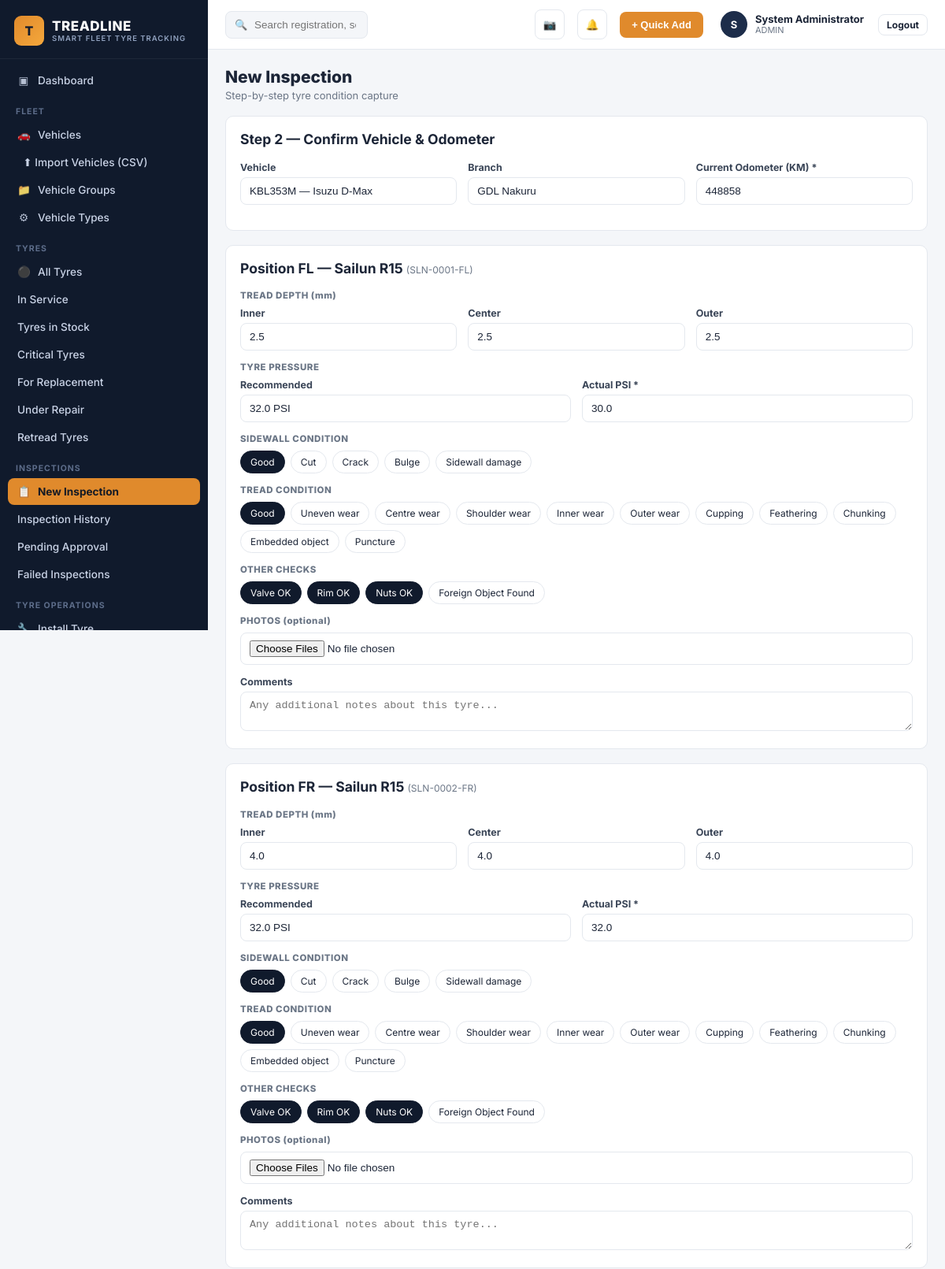
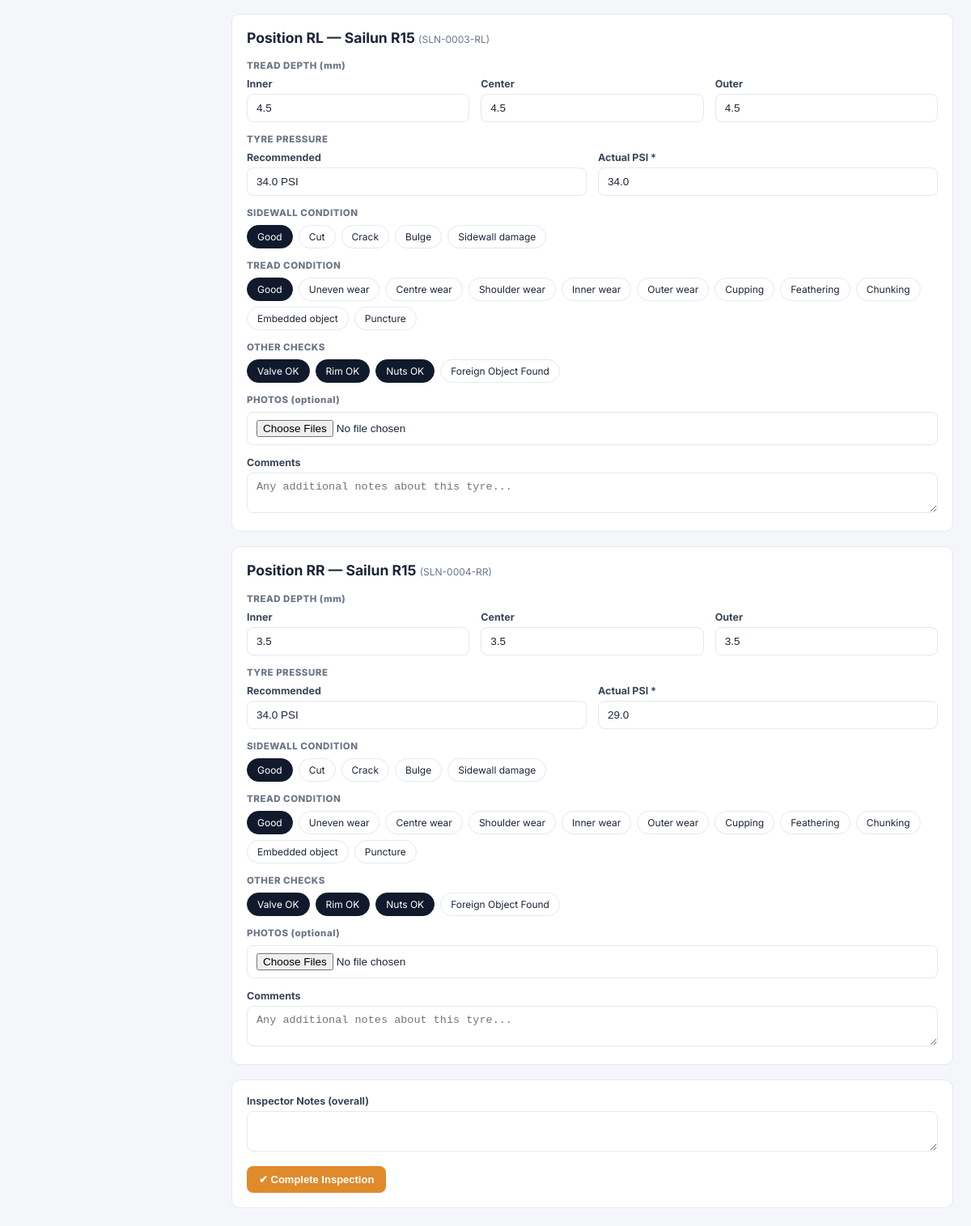
/inspection_new.php?vehicle_id=1 (signed in), run on the app's committed database (2 pictures, top to bottom).
### tables this page shows
CREATE TABLE users (
    id INT AUTO_INCREMENT PRIMARY KEY,
    full_name VARCHAR(150) NOT NULL,
    username VARCHAR(100) UNIQUE NOT NULL,
    email VARCHAR(150) UNIQUE,
    password_hash VARCHAR(255) NOT NULL,
    role_id INT NOT NULL,
    branch_id INT NULL,
    phone VARCHAR(30),
    status ENUM('ACTIVE','SUSPENDED') DEFAULT 'ACTIVE',
    remember_token VARCHAR(255) NULL,
    reset_token VARCHAR(255) NULL,
    reset_expires DATETIME NULL,
    last_login DATETIME NULL,
    created_at DATETIME DEFAULT CURRENT_TIMESTAMP,
    FOREIGN KEY (role_id) REFERENCES roles(id)
);

CREATE TABLE roles (
    id INT AUTO_INCREMENT PRIMARY KEY,
    name VARCHAR(50) UNIQUE NOT NULL,
    description VARCHAR(255)
);

CREATE TABLE vehicles (
    id INT AUTO_INCREMENT PRIMARY KEY,
    plate_number VARCHAR(30) UNIQUE NOT NULL,
    fleet_number VARCHAR(30),
    vehicle_type_id INT NOT NULL,
    make VARCHAR(60),
    model VARCHAR(60),
    year YEAR,
    vin VARCHAR(60),
    branch_id INT NOT NULL,
    department VARCHAR(100),
    driver_name VARCHAR(150),
    current_mileage INT DEFAULT 0,
    mileage_reading_date DATE,
    status ENUM('ACTIVE','MAINTENANCE','OUT_OF_SERVICE','SOLD','ARCHIVED') DEFAULT 'ACTIVE',
    spare_count INT NOT NULL DEFAULT 1,
    towed_by_vehicle_id INT NULL COMMENT 'For trailers: the truck/prime mover that tows this trailer, if any',
    photo VARCHAR(255),
    date_added DATE DEFAULT (CURRENT_DATE),
    created_at DATETIME DEFAULT CURRENT_TIMESTAMP,
    FOREIGN KEY (vehicle_type_id) REFERENCES vehicle_types(id),
    FOREIGN KEY (branch_id) REFERENCES branches(id),
    FOREIGN KEY (towed_by_vehicle_id) REFERENCES vehicles(id)
);

CREATE TABLE branches (
    id INT AUTO_INCREMENT PRIMARY KEY,
    name VARCHAR(150) NOT NULL,
    code VARCHAR(30) UNIQUE NOT NULL,
    location VARCHAR(150),
    manager VARCHAR(150),
    contact VARCHAR(60),
    status ENUM('ACTIVE','INACTIVE') DEFAULT 'ACTIVE',
    created_at DATETIME DEFAULT CURRENT_TIMESTAMP
);

CREATE TABLE tyres (
    id INT AUTO_INCREMENT PRIMARY KEY,
    serial_number VARCHAR(100) UNIQUE NOT NULL,
    branding_code VARCHAR(100),
    brand VARCHAR(80) NOT NULL,
    model VARCHAR(80),
    size VARCHAR(30) NOT NULL,
    type ENUM('NEW','RETREAD','USED') DEFAULT 'NEW',
    new_tread_mm DECIMAL(4,1) NOT NULL DEFAULT 8.0,
    recommended_psi DECIMAL(5,1) NOT NULL DEFAULT 32.0,
    load_rating VARCHAR(20),
    speed_rating VARCHAR(10),
    purchase_date DATE,
    supplier_id INT,
    purchase_price DECIMAL(12,2) DEFAULT 0,
    warranty_info VARCHAR(150),
    expected_mileage INT DEFAULT 60000,
    expected_lifespan_days INT DEFAULT 730,
    storage_location VARCHAR(100),
     
    status ENUM('STOCK','IN_SERVICE','UNDER_REPAIR','RETREAD','REMOVED','SCRAP') DEFAULT 'STOCK',
     
    current_vehicle_id INT NULL,
    current_position VARCHAR(10) NULL,
    current_tread_mm DECIMAL(4,1) NULL,
    current_psi DECIMAL(5,1) NULL,
    install_odometer INT NULL,
    total_repairs INT DEFAULT 0,
    total_retreads INT DEFAULT 0,
    date_added DATE DEFAULT (CURRENT_DATE),
    created_at DATETIME DEFAULT CURRENT_TIMESTAMP,
    updated_at DATETIME DEFAULT CURRENT_TIMESTAMP ON UPDATE CURRENT_TIMESTAMP,
    FOREIGN KEY (supplier_id) REFERENCES suppliers(id),
    FOREIGN KEY (current_vehicle_id) REFERENCES vehicles(id)
);

### includes/functions.php (called while the page is built, shortened)
<?php
function current_user(): ?array {
    static $cache = null;
    if ($cache !== null) return $cache;
    $stmt = db()->prepare("SELECT u.*, r.name AS role_name, b.name AS branch_name
                           FROM users u JOIN roles r ON u.role_id = r.id
                           LEFT JOIN branches b ON u.branch_id = b.id
                           WHERE u.id = ?");
    $stmt->execute([$_SESSION['user_id']]);
    $cache = $stmt->fetch() ?: null;
    return $cache;
}
function require_role(array $roles): void {
    $u = current_user();
}
function e(?string $s): string { return htmlspecialchars($s ?? '', ENT_QUOTES, 'UTF-8'); }

### config/db.php (called while the page is built, shortened)
<?php
function db(): PDO {
    static $pdo = null;
    if ($pdo === null) {
        try {
            $pdo = new PDO(
                "mysql:host=" . DB_HOST . ";dbname=" . DB_NAME . ";charset=utf8mb4",
                DB_USER,
                DB_PASS,
                [
                    PDO::ATTR_ERRMODE => PDO::ERRMODE_EXCEPTION,
                    PDO::ATTR_DEFAULT_FETCH_MODE => PDO::FETCH_ASSOC,
                    PDO::ATTR_EMULATE_PREPARES => false,
                ]
            );
        } catch (PDOException $e) {
            http_response_code(500);
            die('<h2>Database connection failed</h2><p>' . htmlspecialchars($e->getMessage()) . '</p><p>Check <code>config/db.php</code> and run <code>sql/schema.sql</code> first. See README.md.</p>');
        }
    }
    return $pdo;
}

### inspection_new.php (the view, shortened to what this page needs)
<?php
require_role(['ADMIN','FLEET_MANAGER','TYRE_INSPECTOR','SUPERVISOR']);
$vehicleId = (int)($_GET['vehicle_id'] ?? 0);
$vehicle = null; $fitted = [];
if ($vehicleId) {
    $stmt = db()->prepare("SELECT v.*, b.name AS branch_name FROM vehicles v LEFT JOIN branches b ON b.id=v.branch_id WHERE v.id=?");
    $stmt->execute([$vehicleId]);
    $vehicle = $stmt->fetch();
    if ($vehicle) {
        $tt = db()->prepare("SELECT * FROM tyres WHERE current_vehicle_id=? AND status='IN_SERVICE' ORDER BY current_position");
        $tt->execute([$vehicleId]);
        $fitted = $tt->fetchAll();
    }
}
include __DIR__ . '/includes/head.php';
include __DIR__ . '/includes/sidebar.php';
?>
<div class="tl-main">
<?php include __DIR__ . '/includes/topbar.php'; ?>
<div class="tl-content">
  <div class="tl-page-head"><div><h1>New Inspection</h1><div class="sub">Step-by-step tyre condition capture</div></div></div>
  <?php if (!$vehicle): ?>
    <div class="tl-card" style="max-width:520px;">
      <h3 style="margin-top:0;">Step 1 — Select Vehicle</h3>
      <form method="get" action="inspection_new.php" style="margin-top:14px;">
        <label class="form-label">Search plate number</label>
        <input class="form-control" name="plate" placeholder="e.g. KBL353M" style="margin-bottom:12px;">
        <button class="btn btn-accent" type="submit" formaction="javascript:void(0)" onclick="findVehicle()">Continue</button>
        <button type="button" class="btn btn-outline" onclick="location.href='scan.php?next=inspection'">📷 Scan Vehicle/Tyre QR</button>
      </form>
      <div id="searchResults" style="margin-top:14px;"></div>
    </div>
    <script>
    async function findVehicle(){
      const plate = document.querySelector('[name=plate]').value;
      const res = await fetch('api/vehicle_lookup.php?q='+encodeURIComponent(plate));
      const data = await res.json();
      const box = document.getElementById('searchResults');
      if (data.vehicles && data.vehicles.length) {
        box.innerHTML = data.vehicles.map(v => `<a href="inspection_new.php?vehicle_id=${v.id}" class="tl-link" style="display:block;padding:10px;border:1px solid #eee;border-radius:8px;margin-bottom:6px;">${v.plate_number} — ${v.make} ${v.model}</a>`).join('');
      } else { box.innerHTML = '<p class="text-muted">No matching vehicle. <a href="vehicles.php">Add a new vehicle</a>.</p>'; }
    }
    </script>
  <?php else: ?>
    <form id="inspectionForm">
      <div class="tl-card" style="margin-bottom:18px;">
        <h3 style="margin-top:0;">Step 2 — Confirm Vehicle & Odometer</h3>
        <div class="form-row">
          <div><label class="form-label">Vehicle</label><input class="form-control" value="<?= e($vehicle['plate_number'].' — '.$vehicle['make'].' '.$vehicle['model']) ?>" disabled></div>
          <div><label class="form-label">Branch</label><input class="form-control" value="<?= e($vehicle['branch_name']) ?>" disabled></div>
          <div><label class="form-label">Current Odometer (KM) *</label><input class="form-control" name="odometer" required value="<?= (int)$vehicle['current_mileage'] ?>"></div>
        </div>
      </div>
      <?php foreach ($fitted as $i => $t): ?>
      <div class="tl-card" style="margin-bottom:18px;" data-tyre-id="<?= $t['id'] ?>">
        <h3 style="margin-top:0;">Position <?= e($t['current_position']) ?> — <?= e($t['brand'].' '.$t['size']) ?> <span class="text-muted" style="font-size:12px;font-weight:400;">(<?= e($t['serial_number']) ?>)</span></h3>
        <div class="checklist-group">
          <div class="title">TREAD DEPTH (mm)</div>
          <div class="form-row">
            <div><label class="form-label">Inner</label><input class="form-control tread-inner" type="number" step="0.1" value="<?= $t['current_tread_mm'] ?>"></div>
            <div><label class="form-label">Center</label><input class="form-control tread-center" type="number" step="0.1" value="<?= $t['current_tread_mm'] ?>"></div>
            <div><label class="form-label">Outer</label><input class="form-control tread-outer" type="number" step="0.1" value="<?= $t['current_tread_mm'] ?>"></div>
          </div>
        </div>
        <div class="checklist-group">
          <div class="title">TYRE PRESSURE</div>
          <div class="form-row">
            <div><label class="form-label">Recommended</label><input class="form-control" value="<?= $t['recommended_psi'] ?> PSI" disabled></div>
            <div><label class="form-label">Actual PSI *</label><input class="form-control psi-actual" type="number" step="0.1" value="<?= $t['current_psi'] ?>"></div>
          </div>
        </div>
        <div class="checklist-group">
          <div class="title">SIDEWALL CONDITION</div>
          <div class="chip-options sidewall-group">
            <?php foreach (['Good','Cut','Crack','Bulge','Sidewall damage'] as $o): ?>
              <label class="chip <?= $o==='Good'?'active':'' ?>" onclick="chipToggle(this)"><input type="radio" name="sw_<?= $i ?>" value="<?= $o ?>" <?= $o==='Good'?'checked':'' ?>><?= $o ?></label>
            <?php endforeach; ?>
          </div>
        </div>
        <div class="checklist-group">
          <div class="title">TREAD CONDITION</div>
          <div class="chip-options tread-group">
            <?php foreach (['Good','Uneven wear','Centre wear','Shoulder wear','Inner wear','Outer wear','Cupping','Feathering','Chunking','Embedded object','Puncture'] as $o): ?>
              <label class="chip <?= $o==='Good'?'active':'' ?>" onclick="chipToggle(this)"><input type="radio" name="tc_<?= $i ?>" value="<?= $o ?>" <?= $o==='Good'?'checked':'' ?>><?= $o ?></label>
            <?php endforeach; ?>
          </div>
        </div>
        <div class="checklist-group">
          <div class="title">OTHER CHECKS</div>
          <div class="chip-options" data-multi="1">
            <label class="chip active valve-ok" onclick="chipToggle(this,'multi')"><input type="checkbox" checked>Valve OK</label>
            <label class="chip active rim-ok" onclick="chipToggle(this,'multi')"><input type="checkbox" checked>Rim OK</label>
            <label class="chip active nuts-ok" onclick="chipToggle(this,'multi')"><input type="checkbox" checked>Nuts OK</label>
            <label class="chip foreign-object" onclick="chipToggle(this,'multi')"><input type="checkbox">Foreign Object Found</label>
          </div>
        </div>
        <div class="checklist-group">
          <div class="title">PHOTOS (optional)</div>
          <input type="file" class="form-control tyre-photos" accept="image/*" capture="environment" multiple>
        </div>
        <label class="form-label">Comments</label>
        <textarea class="form-control comments" rows="2" placeholder="Any additional notes about this tyre..."></textarea>
      </div>
      <?php endforeach; ?>
      <?php if ($fitted): ?>
      <div class="tl-card">
        <label class="form-label">Inspector Notes (overall)</label>
        <textarea class="form-control" id="overallNotes" rows="2"></textarea>
        <button type="button" class="btn btn-accent" style="margin-top:14px;" onclick="submitInspection()">✔ Complete Inspection</button>
      </div>
      <?php endif; ?>
    </form>
  <?php endif; ?>
</div>
</div>
<?php include __DIR__ . '/includes/foot.php'; ?>

### includes/topbar.php (shortened to what this page needs)
<?php
$__u = current_user();
?>
<header class="tl-topbar">
  <form class="tl-search" action="search.php" method="get">
    <span class="ic">&#128269;</span>
    <input type="text" name="q" placeholder="Search registration, serial, branding code..." value="<?= e($_GET['q'] ?? '') ?>">
  </form>
  <button class="tl-icon-btn" title="Scan Tyre" onclick="location.href='scan.php'">&#128247;</button>
  <button class="tl-icon-btn" title="Notifications" onclick="location.href='alerts.php'">
    &#128276;
  </button>
  <button class="btn btn-accent" onclick="location.href='quick_add.php'">+ Quick Add</button>
  <div class="tl-profile">
    <div class="tl-avatar"><?= e(strtoupper(substr($__u['full_name'] ?? 'U',0,1))) ?></div>
    <div>
      <div class="name"><?= e($__u['full_name'] ?? '') ?></div>
      <div class="role"><?= e($__u['role_name'] ?? '') ?><?= !empty($__u['branch_name']) ? ' · '.e($__u['branch_name']) : '' ?></div>
    </div>
    <a href="logout.php" class="btn btn-outline btn-sm" style="margin-left:8px;">Logout</a>
  </div>
</header>

### assets/css/style.css (style rules this page uses)
:root { --tl-navy:#101a2c; --tl-navy-2:#16233b; --tl-navy-3:#1d2d4a; --tl-accent:#e08a2c; --tl-accent-2:#f5a83c; --tl-green:#2f9e5b; --tl-red:#dc3545; --tl-amber:#e69138; --tl-blue:#2f6fed; --tl-bg:#f4f6f9; --tl-card:#ffffff; --tl-border:#e4e8ee; --tl-text:#1c2537; --tl-text-muted:#6b7686; --radius:10px; font-size:15px; }
* { box-sizing:border-box; }
body { margin:0; background:var(--tl-bg); color:var(--tl-text); font-family:'Inter','Segoe UI',Roboto,Helvetica,Arial,sans-serif; -webkit-font-smoothing:antialiased; }
.tl-main { flex:1; min-width:0; display:flex; flex-direction:column; }
.tl-topbar { background:#fff; border-bottom:1px solid var(--tl-border); padding:12px 22px; display:flex; align-items:center; gap:16px; position:sticky; top:0; z-index:30; }
.tl-search { flex:1; max-width:420px; position:relative; }
.tl-search input { width:100%; padding:9px 14px 9px 36px; border-radius:8px; border:1px solid var(--tl-border); background:var(--tl-bg); font-size:13.5px; }
.tl-search .ic { position:absolute; left:12px; top:50%; transform:translateY(-50%); color:var(--tl-text-muted); font-size:13px; }
.tl-icon-btn { width:38px; height:38px; border-radius:8px; border:1px solid var(--tl-border); background:#fff; display:flex; align-items:center; justify-content:center; position:relative; cursor:pointer; color:var(--tl-text); }
.tl-profile { display:flex; align-items:center; gap:10px; padding-left:6px; }
.tl-avatar { width:34px; height:34px; border-radius:50%; background:var(--tl-navy-3); color:#fff; display:flex; align-items:center; justify-content:center; font-weight:700; font-size:13px; }
.tl-profile .name { font-size:13px; font-weight:700; line-height:1.1; }
.tl-profile .role { font-size:11px; color:var(--tl-text-muted); }
.tl-content { padding:22px; flex:1; }
.tl-page-head { display:flex; align-items:flex-end; justify-content:space-between; flex-wrap:wrap; gap:12px; margin-bottom:18px; }
.tl-page-head h1 { font-size:21px; margin:0 0 3px; font-weight:800; }
.tl-page-head .sub { color:var(--tl-text-muted); font-size:13px; }
.tl-card { background:var(--tl-card); border:1px solid var(--tl-border); border-radius:var(--radius); padding:18px; }
.btn { display:inline-flex; align-items:center; gap:6px; border-radius:8px; padding:8px 14px; font-size:13px; font-weight:700; cursor:pointer; border:1px solid transparent; }
.btn-accent { background:var(--tl-accent); color:#fff; }
.btn-outline { background:#fff; border:1px solid var(--tl-border); color:var(--tl-text); }
.btn-sm { padding:5px 10px; font-size:12px; }
.form-label { font-size:12.5px; font-weight:700; margin-bottom:5px; display:block; color:#3a4557; }
.form-control, select.form-control, textarea.form-control { width:100%; padding:9px 11px; border:1px solid var(--tl-border); border-radius:8px; font-size:13.5px; background:#fff; color:var(--tl-text); }
.form-row { display:grid; grid-template-columns:repeat(auto-fit,minmax(190px,1fr)); gap:14px; margin-bottom:14px; }
.checklist-group { margin-bottom:14px; }
.checklist-group .title { font-size:11.5px; font-weight:800; letter-spacing:.5px; color:var(--tl-text-muted); margin-bottom:8px; }
.chip-options { display:flex; flex-wrap:wrap; gap:7px; }
.chip { padding:6px 12px; border:1px solid var(--tl-border); border-radius:20px; font-size:12px; cursor:pointer; background:#fff; user-select:none; }
.chip.active { background:var(--tl-navy); color:#fff; border-color:var(--tl-navy); }
.text-muted { color:var(--tl-text-muted); }

### data on the page
users: full_name "S", full_name "System Administrator", role.name "ADMIN"
vehicles: plate_number+make+model "KBL353M — Isuzu D-Max", branch.name "GDL Nakuru", odometer "448858"
tyres: current_position "FL", brand+size "Sailun R15", serial_number "SLN-0001-FL", current_tread_mm "2.5", recommended_psi "32.0 PSI", current_psi "30.0", o "Good", o "Cut", o "Crack", o "Bulge", o "Sidewall damage", o "Uneven wear", o "Centre wear", o "Shoulder wear", o "Inner wear", o "Outer wear", o "Cupping", o "Feathering", o "Chunking", o "Embedded object", o "Puncture"
tyres: current_position "FR", brand+size "Sailun R15", serial_number "SLN-0002-FR", current_tread_mm "4.0", recommended_psi "32.0 PSI", current_psi "32.0", o "Good", o "Cut", o "Crack", o "Bulge", o "Sidewall damage", o "Uneven wear", o "Centre wear", o "Shoulder wear", o "Inner wear", o "Outer wear", o "Cupping", o "Feathering", o "Chunking", o "Embedded object", o "Puncture"
tyres: current_position "RL", brand+size "Sailun R15", serial_number "SLN-0003-RL", current_tread_mm "4.5", recommended_psi "34.0 PSI", current_psi "34.0", o "Good", o "Cut", o "Crack", o "Bulge", o "Sidewall damage", o "Uneven wear", o "Centre wear", o "Shoulder wear", o "Inner wear", o "Outer wear", o "Cupping", o "Feathering", o "Chunking", o "Embedded object", o "Puncture"
tyres: current_position "RR", brand+size "Sailun R15", serial_number "SLN-0004-RR", current_tread_mm "3.5", recommended_psi "34.0 PSI", current_psi "29.0", o "Good", o "Cut", o "Crack", o "Bulge", o "Sidewall damage", o "Uneven wear", o "Centre wear", o "Shoulder wear", o "Inner wear", o "Outer wear", o "Cupping", o "Feathering", o "Chunking", o "Embedded object", o "Puncture"
